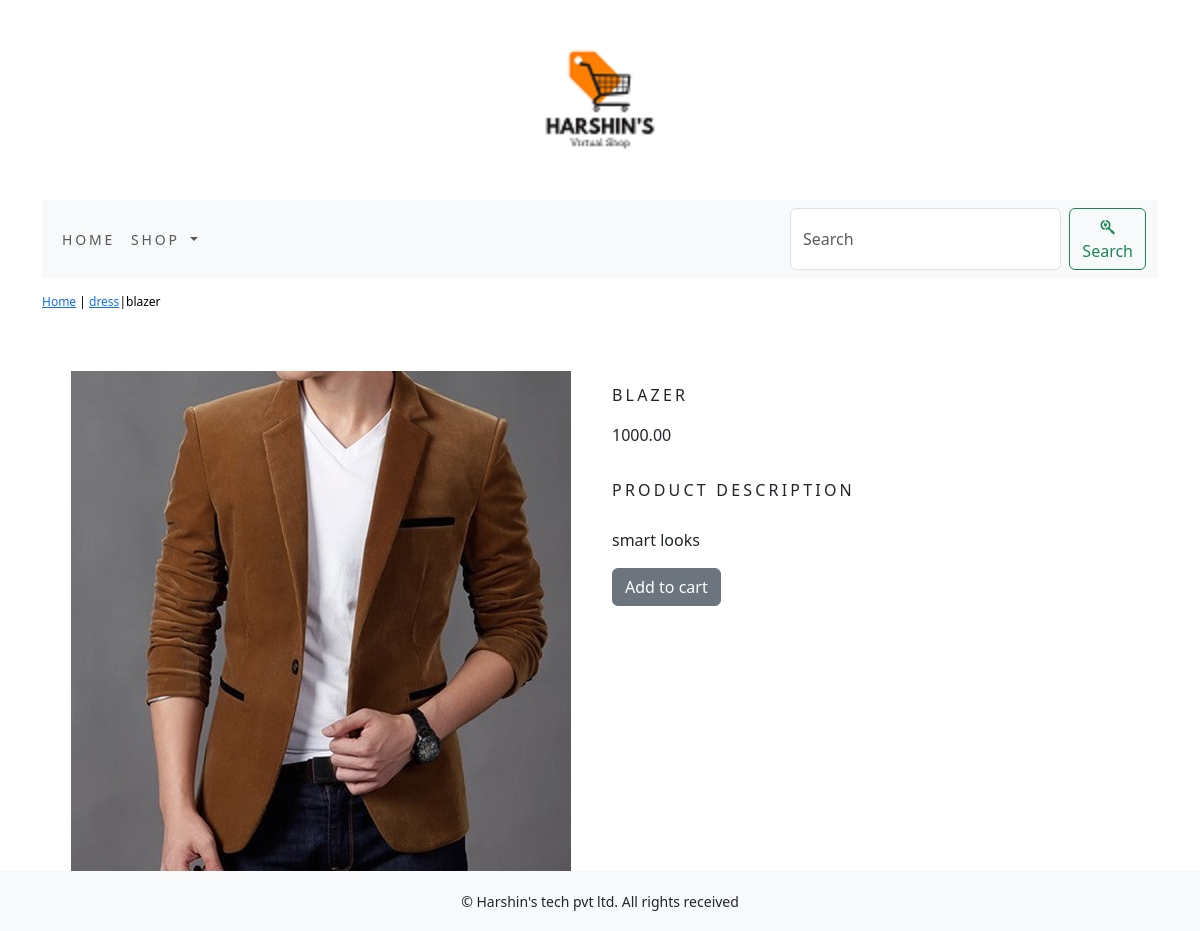
Page /dress/blazer/ on the committed database.
### shop/models.py (models this page shows, shortened)
class Product(models.Model):
    name=models.CharField(max_length=250,unique=True)
    slug=models.SlugField(max_length=250,unique=True)
    description=models.TextField(blank=True)
    price=models.DecimalField(max_digits=10,decimal_places=2)
    category=models.ForeignKey(Category,on_delete=models.CASCADE)
    image=models.ImageField(upload_to='product',blank=True)
    stock=models.IntegerField()
    available=models.BooleanField(default=True)
    created=models.DateTimeField(auto_now_add=True)
    updated=models.DateTimeField(auto_now=True)
    class Meta:
        ordering=('name',)
        verbose_name='product'
        verbose_name_plural='products'

class Category(models.Model):
    name=models.CharField(max_length=250,unique=True)
    slug=models.SlugField(max_length=250,unique=True)
    description=models.TextField(blank=True)
    image=models.ImageField(upload_to='category',blank=True)
    class Meta:
        ordering=('name',)
        verbose_name='category'
        verbose_name_plural='categories'
    def get_url(self):
        return reverse('shop:products_by_category',args=[self.slug])
    def __str__(self):
        return '{}'.format(self.name)

### shop/views.py (the view)
# urls.py: path('<slug:c_slug>/<slug:product_slug>/',views.proDetail, name='prodCatdetail'),
def proDetail(request,c_slug,product_slug):
    try:
        product=Product.objects.get(category__slug=c_slug,slug=product_slug)
    except Exception as e:
        raise e
    return render(request,'product.html',{'product':product})

### cart/context_processors.py (called while the page is built)
def counter(request):
    item_count=0
    if 'admin' in request.path:
        return {}
    else:
        try:
            cart=Cart.objects.filter(cart_id=_cart_id(request))
            cart_items=CartItem.objects.all().filter(cart=cart[:1])
            for cart_item in cart_items:
                item_count += cart_item.quantity
        except Cart.DoesNotExist:
            item_count=0
    return dict(item_count=item_count)

### cart/views.py (called while the page is built)
def _cart_id(request):
    cart=request.session.session_key
    if not cart:
        cart=request.session.create()
    return cart

### shop/context_processors.py (called while the page is built)
def menu_links(request):
    links=Category.objects.all()
    return dict(links=links)

### templates/product.html (shortened to what this page needs)
{% extends 'base.html' %}
{% load static %}
{% block content %}
<div class="row my_prod_row_class">
    <div class="mx_auto">
        <p><a href="{% url 'shop:allProdCat' %}">Home</a> | <a href="{{product.category.get_url}}">{{product.category}}</a>|{{product.name}} </p>
    </div>
</div>
<div class="container">
<br>
<div class="row">
    <div class="col-12 col-sm-12 col-md-12 col-lg-6 text-center">
        <div style="min-width:18rem">
            <img src="{{product.image.url}}" alt="{{product.name}}">
        </div>
    </div>
    <div class="col-12 col-sm-12 col-md-12 col-lg-6">
        <div>
        <h1 class="my_prod_title">{{product.name}}</h1>
        <p>{{product.price}}</p>
        <p class="my_prod_title">Product Description</p>
        <p class="text-justify my_prod_text">{{product.description}}</p>
        {% if product.stock <= 0 %}
        <p class="text-justify my_prod_text"><b>Out of stock</b></p>
        {% else %}
        <a class="btn btn-secondary" href="{% url 'cart:add_cart' product.id %}">Add to cart</a>
        {% endif %}
    </div>
</div>
</div>
</div>
</div>
{% endblock %}

### static/css/custom.css (style rules this page uses)
body { @import url('https://fonts.googleapis.com/css2?family=Open+Sans&display=swap'); font-family: 'Open Sans', sans-serif; }
.my_prod_row_class { padding-top:15px; padding-bottom:20px; }
.my_prod_row_class .mx_auto { color:#000; font-size:12px; text-decoration:none; }
.my_prod_title { font-size:16px; text-transform:uppercase; letter-spacing:.2em; padding-top:15px; padding-bottom:10px }
.my_prod_text { padding-right:20px; }

### rows in the picture
Product: category "dress", name "blazer", image (picture), name "BLAZER", price "1000.00", description "smart looks"
